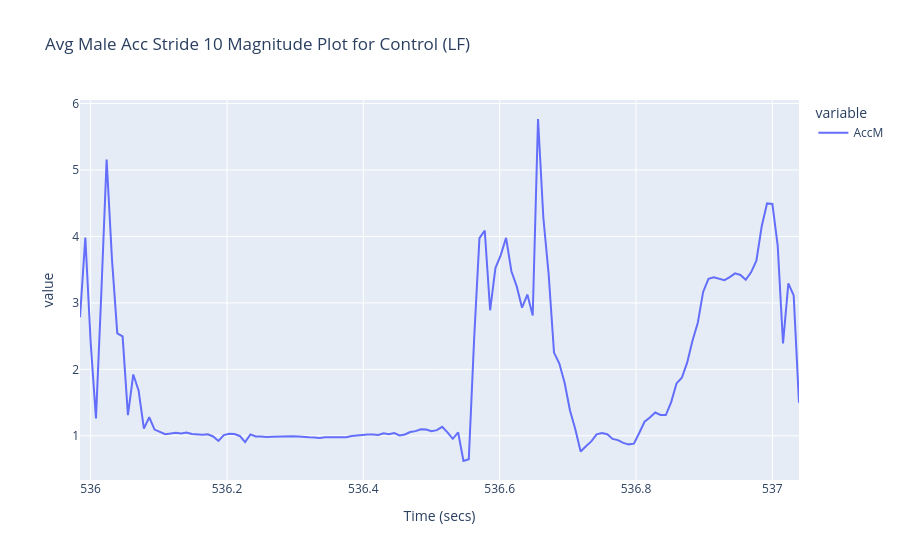
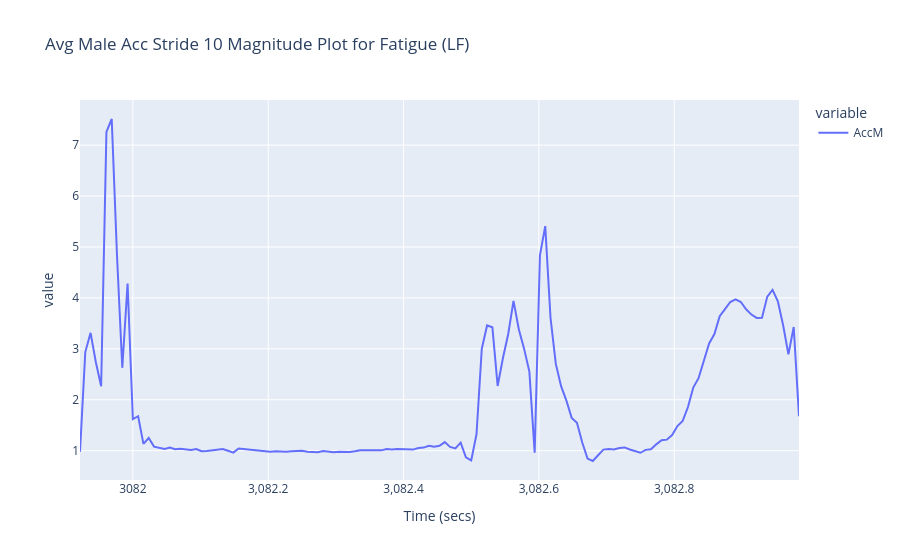
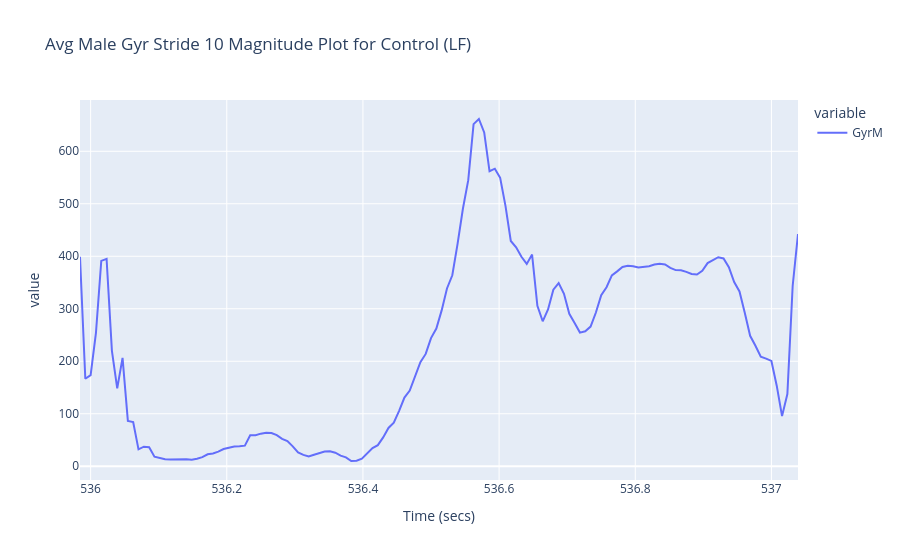
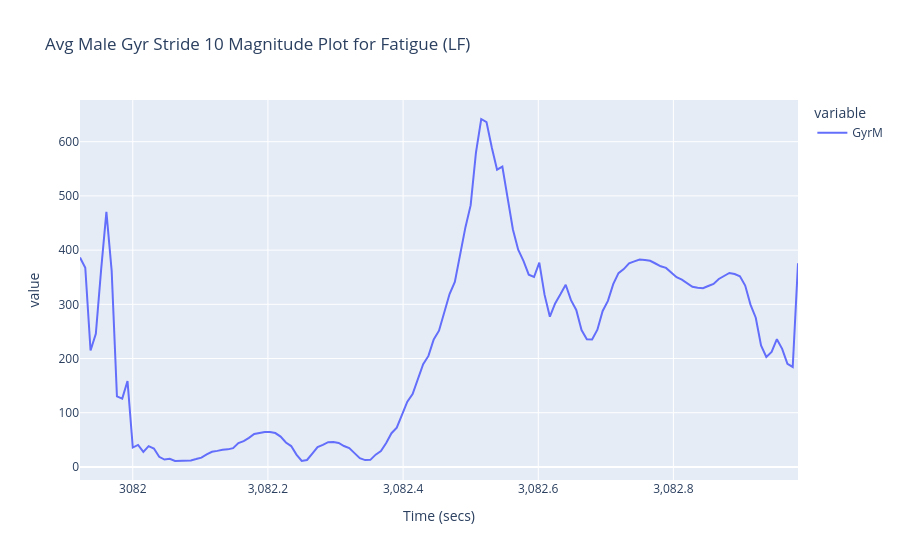

Notebook code for these charts, in order:
### Markdown cell above
Signals are very faint and nearly nonexistant across the fatigue states

### Code cell
fig = px.line(control_df_02.iloc[::downsample_factor], x='Time (secs)', y=["AccM"], title=f"Avg Male Acc Stride {stride_index+1} Magnitude Plot for Control ({sensor_location})")
fig.show()

fig = px.line(fatigue_df_02.iloc[::downsample_factor], x='Time (secs)', y=["AccM"], title=f"Avg Male Acc Stride {stride_index+1} Magnitude Plot for Fatigue ({sensor_location})")
fig.show()

fig = px.line(control_df_02.iloc[::downsample_factor], x='Time (secs)', y=["GyrM"], title=f"Avg Male Gyr Stride {stride_index+1} Magnitude Plot for Control ({sensor_location})")
fig.show()

fig = px.line(fatigue_df_02.iloc[::downsample_factor], x='Time (secs)', y=["GyrM"], title=f"Avg Male Gyr Stride {stride_index+1} Magnitude Plot for Fatigue ({sensor_location})")
fig.show()

### Figure 1 — Plotly figure (JSON) as saved in the notebook; plotly's stock layout.template omitted (floating-point values rounded to 4 significant figures; data arrays with more than 128 entries replaced by an {"elided": "..."} marker saying what was removed)
{"data": [{"hovertemplate": "variable=AccM<br>Time (secs)=%{x}<br>value=%{y}<extra></extra>", "legendgroup": "AccM", "line": {"color": "#636efa", "dash": "solid"}, "marker": {"symbol": "circle"}, "mode": "lines", "name": "AccM", "orientation": "v", "showlegend": true, "type": "scatter", "x": {"elided": "136 float values"}, "xaxis": "x", "y": {"elided": "136 float values"}, "yaxis": "y"}], "layout": {"legend": {"title": {"text": "variable"}, "tracegroupgap": 0}, "title": {"text": "Avg Male Acc Stride 10 Magnitude Plot for Control (LF)"}, "xaxis": {"anchor": "y", "domain": [0, 1], "title": {"text": "Time (secs)"}}, "yaxis": {"anchor": "x", "domain": [0, 1], "title": {"text": "value"}}}}

### Figure 2 — Plotly figure (JSON) as saved in the notebook; plotly's stock layout.template omitted (floating-point values rounded to 4 significant figures; data arrays with more than 128 entries replaced by an {"elided": "..."} marker saying what was removed)
{"data": [{"hovertemplate": "variable=AccM<br>Time (secs)=%{x}<br>value=%{y}<extra></extra>", "legendgroup": "AccM", "line": {"color": "#636efa", "dash": "solid"}, "marker": {"symbol": "circle"}, "mode": "lines", "name": "AccM", "orientation": "v", "showlegend": true, "type": "scatter", "x": {"elided": "137 float values"}, "xaxis": "x", "y": {"elided": "137 float values"}, "yaxis": "y"}], "layout": {"legend": {"title": {"text": "variable"}, "tracegroupgap": 0}, "title": {"text": "Avg Male Acc Stride 10 Magnitude Plot for Fatigue (LF)"}, "xaxis": {"anchor": "y", "domain": [0, 1], "title": {"text": "Time (secs)"}}, "yaxis": {"anchor": "x", "domain": [0, 1], "title": {"text": "value"}}}}

### Figure 3 — Plotly figure (JSON) as saved in the notebook; plotly's stock layout.template omitted (floating-point values rounded to 4 significant figures; data arrays with more than 128 entries replaced by an {"elided": "..."} marker saying what was removed)
{"data": [{"hovertemplate": "variable=GyrM<br>Time (secs)=%{x}<br>value=%{y}<extra></extra>", "legendgroup": "GyrM", "line": {"color": "#636efa", "dash": "solid"}, "marker": {"symbol": "circle"}, "mode": "lines", "name": "GyrM", "orientation": "v", "showlegend": true, "type": "scatter", "x": {"elided": "136 float values"}, "xaxis": "x", "y": {"elided": "136 float values"}, "yaxis": "y"}], "layout": {"legend": {"title": {"text": "variable"}, "tracegroupgap": 0}, "title": {"text": "Avg Male Gyr Stride 10 Magnitude Plot for Control (LF)"}, "xaxis": {"anchor": "y", "domain": [0, 1], "title": {"text": "Time (secs)"}}, "yaxis": {"anchor": "x", "domain": [0, 1], "title": {"text": "value"}}}}

### Figure 4 — Plotly figure (JSON) as saved in the notebook; plotly's stock layout.template omitted (floating-point values rounded to 4 significant figures; data arrays with more than 128 entries replaced by an {"elided": "..."} marker saying what was removed)
{"data": [{"hovertemplate": "variable=GyrM<br>Time (secs)=%{x}<br>value=%{y}<extra></extra>", "legendgroup": "GyrM", "line": {"color": "#636efa", "dash": "solid"}, "marker": {"symbol": "circle"}, "mode": "lines", "name": "GyrM", "orientation": "v", "showlegend": true, "type": "scatter", "x": {"elided": "137 float values"}, "xaxis": "x", "y": {"elided": "137 float values"}, "yaxis": "y"}], "layout": {"legend": {"title": {"text": "variable"}, "tracegroupgap": 0}, "title": {"text": "Avg Male Gyr Stride 10 Magnitude Plot for Fatigue (LF)"}, "xaxis": {"anchor": "y", "domain": [0, 1], "title": {"text": "Time (secs)"}}, "yaxis": {"anchor": "x", "domain": [0, 1], "title": {"text": "value"}}}}
